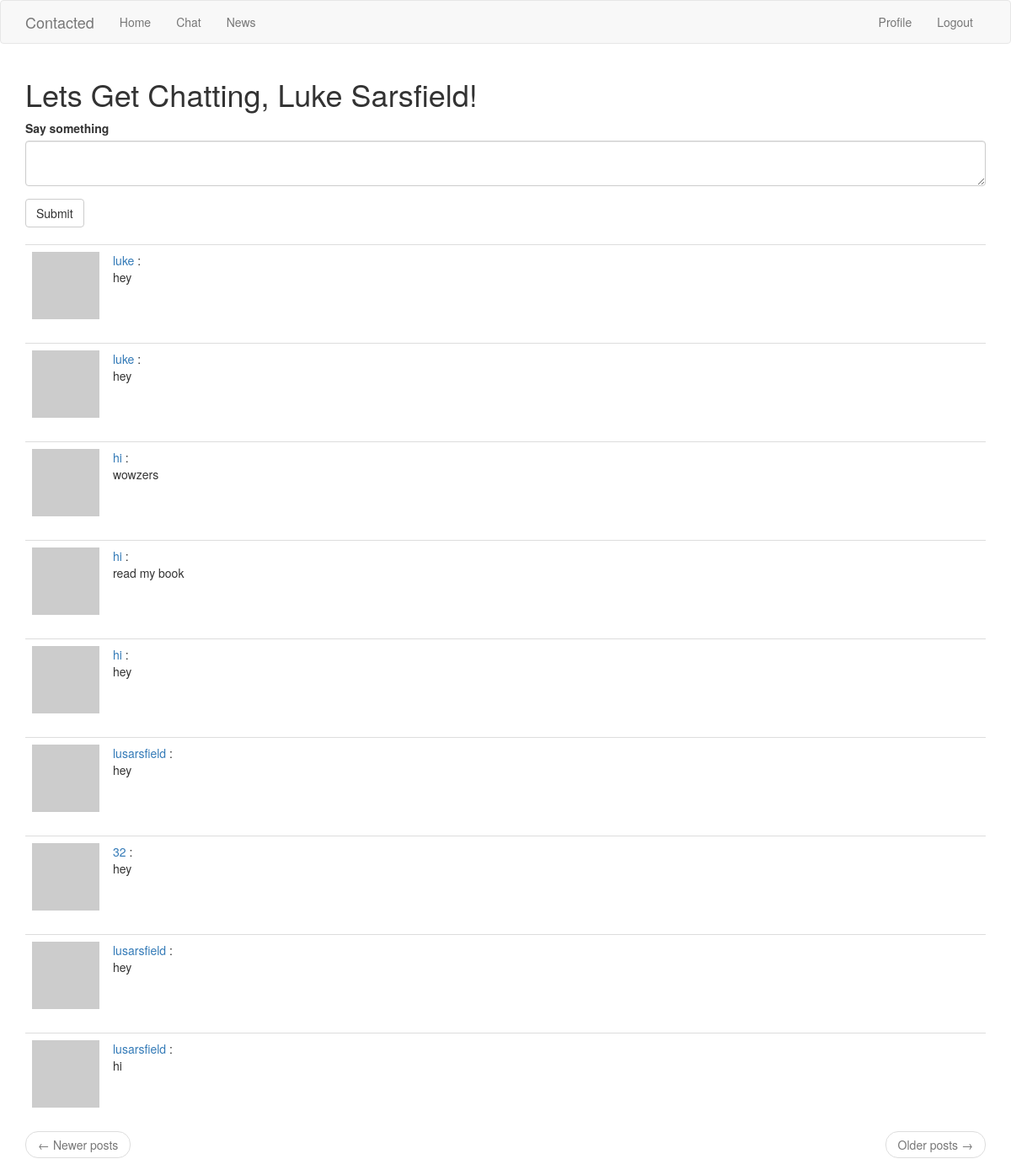
Page /chat (signed in) on the earlier database version.
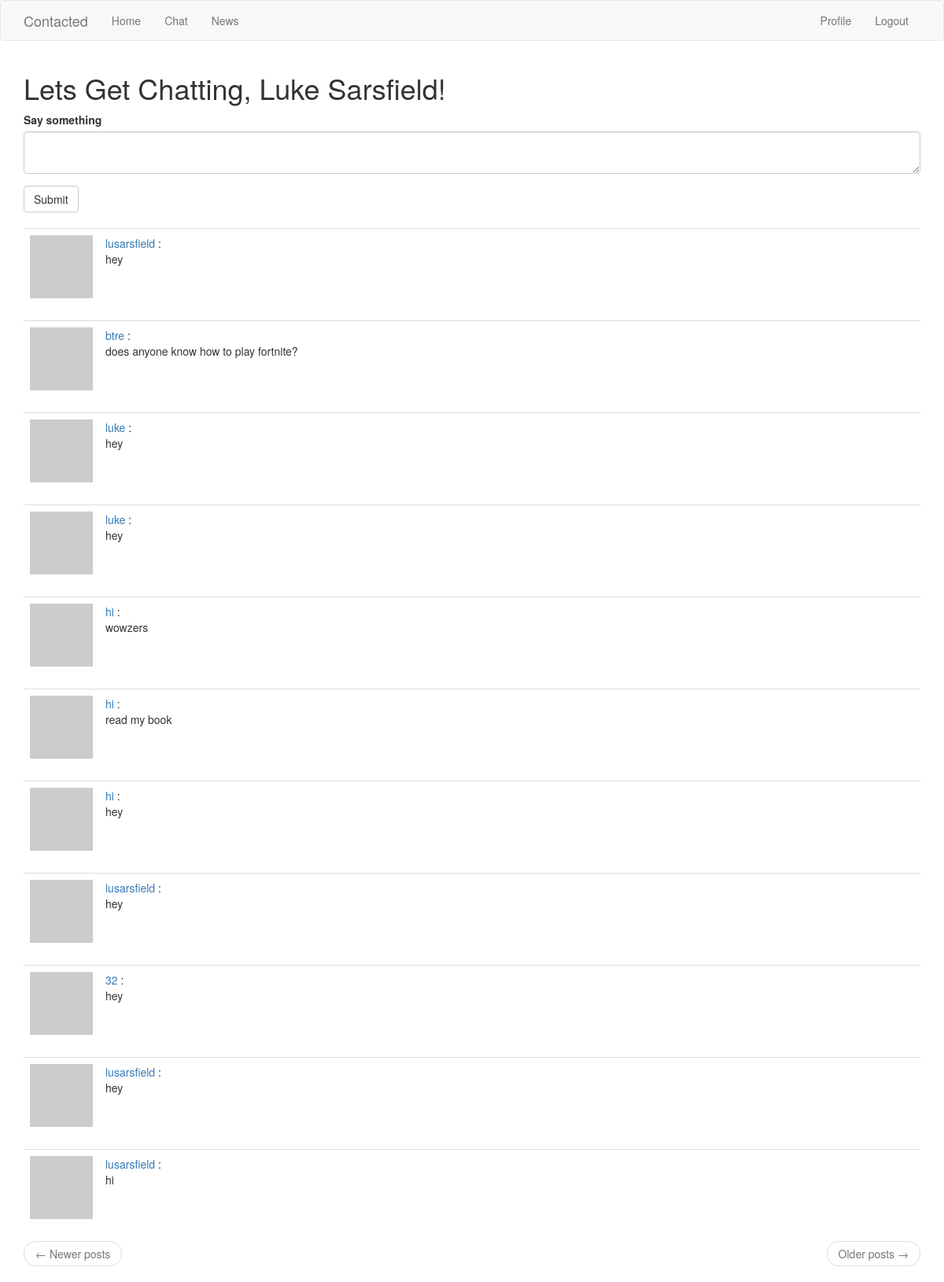
Same page on the later database version.
### app/models.py (models this page shows, shortened)
class User(UserMixin, db.Model):
    id = db.Column(db.Integer, primary_key=True)
    username = db.Column(db.String(64), index=True, unique=True)
    email = db.Column(db.String(120), index=True, unique=True)
    password_hash = db.Column(db.String(128))
    posts = db.relationship('Post', backref='author', lazy='dynamic')
    fullname_me = db.Column(db.String(140))
    email_me = db.Column(db.String(140))
    phonenumber_me = db.Column(db.String(140))
    city_me = db.Column(db.String(140))
    jobtitle_me = db.Column(db.String(140))
    company_me = db.Column(db.String(140))
    about_me = db.Column(db.String(140))
    last_seen = db.Column(db.DateTime, default=datetime.utcnow)
    followed = db.relationship(
        'User', secondary=followers,
        primaryjoin=(followers.c.follower_id == id),
        secondaryjoin=(followers.c.followed_id == id),
        backref=db.backref('followers', lazy='dynamic'), lazy='dynamic')
    def avatar(self, size):
        digest = md5(self.email.lower().encode('utf-8')).hexdigest()
        return 'https://www.gravatar.com/avatar/{}?d=identicon&s={}'.format(
            digest, size)

class Post(db.Model):
    id = db.Column(db.Integer, primary_key=True)
    body = db.Column(db.String(140))
    timestamp = db.Column(db.DateTime, index=True, default=datetime.utcnow)
    user_id = db.Column(db.Integer, db.ForeignKey('user.id'))

### app/routes.py (the view)
@app.route('/chat', methods=['GET', 'POST'])
@login_required
def chat():
    form = PostForm()
    if form.validate_on_submit():
        post = Post(body=form.post.data, author=current_user)
        db.session.add(post)
        db.session.commit()
        flash('Your post is now live!')
        return redirect(url_for('chat'))
    page = request.args.get('page', 1, type=int)
    posts = Post.query.order_by(Post.timestamp.desc()).paginate(
        page=page, per_page=app.config['POSTS_PER_PAGE'], error_out=False)
    next_url = url_for('chat', page=posts.next_num) \
        if posts.has_next else None
    prev_url = url_for('chat', page=posts.prev_num) \
        if posts.has_prev else None
    return render_template('chat.html', title='Home', form=form,
                           posts=posts.items, next_url=next_url,
                           prev_url=prev_url)

### app/forms.py
class PostForm(FlaskForm):
    post = TextAreaField('Say something', validators=[DataRequired()])
    submit = SubmitField('Submit')

### app/models.py (called while the page is built)
@login.user_loader
def load_user(id):
    return User.query.get(int(id))

### app/routes.py (called while the page is built)
@app.before_request
def before_request():
    if current_user.is_authenticated:
        current_user.last_seen = datetime.utcnow()
        db.session.commit()

### app/templates/chat.html
{% extends "base.html" %}
{% import 'bootstrap/wtf.html' as wtf %}
{% block app_content %}
    <h1>Lets Get Chatting, {{ current_user.fullname_me}}!</h1>
    {% if form %}
    {{ wtf.quick_form(form) }}
    <br>
    {% endif %}
    {% for post in posts %}
        {% include '_post.html' %}
    {% endfor %}
    <nav aria-label="...">
        <ul class="pager">
            <li class="previous{% if not prev_url %} disabled{% endif %}">
                <a href="{{ prev_url or '#' }}">
                    <span aria-hidden="true">&larr;</span> Newer posts
                </a>
            </li>
            <li class="next{% if not next_url %} disabled{% endif %}">
                <a href="{{ next_url or '#' }}">
                    Older posts <span aria-hidden="true">&rarr;</span>
                </a>
            </li>
        </ul>
    </nav>
{% endblock %}

### app/templates/base.html (shortened to what this page needs)
{% extends 'bootstrap/base.html' %}
{% block navbar %}
    <nav class="navbar navbar-default">
        <div class="container">
            <div class="navbar-header">
                <a class="navbar-brand" href="{{ url_for('index') }}">Contacted</a>
            </div>
            <div class="collapse navbar-collapse" id="bs-example-navbar-collapse-1">
                <ul class="nav navbar-nav">
                    <li><a href="{{ url_for('index') }}">Home</a></li>
                    <li><a href="{{ url_for('chat') }}">Chat</a></li>
                    <li><a href="{{ url_for('news') }}">News</a></li>
                </ul>
                <ul class="nav navbar-nav navbar-right">
                    {% if current_user.is_anonymous %}
                    <li><a href="{{ url_for('login') }}">Login</a></li>
                    {% else %}
                    <li><a href="{{ url_for('user', username=current_user.username) }}">Profile</a></li>
                    <li><a href="{{ url_for('logout') }}">Logout</a></li>
                    {% endif %}
                </ul>
            </div>
        </div>
    </nav>
{% endblock %}
{% block content %}
    <div class="container">
        {% block app_content %}{% endblock %}
    </div>
{% endblock %}

### app/templates/_post.html
<table class="table table-hover">
    <tr>
        <td width="70px">
            <a href="{{ url_for('user', username=post.author.username) }}">
                <img src="{{ post.author.avatar(70) }}" />
            </a>
        </td>
        <td>
            <a href="{{ url_for('user', username=post.author.username) }}">
                {{ post.author.username }}
            </a>
            :
            <br>
            {{ post.body }}
        </td>
    </tr>
</table>

Differences in the rows shown:
added Post: author.username "lusarsfield", body "hey"
added Post: author.username "btre", body "does anyone know how to play fortnite?"
